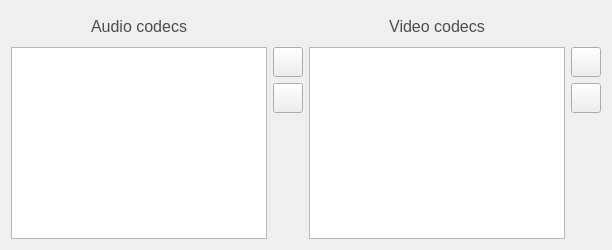
     <widget class="QWidget" name="audio_codec_tab">
      <property name="sizePolicy">
       <sizepolicy hsizetype="MinimumExpanding" vsizetype="MinimumExpanding">
        <horstretch>0</horstretch>
        <verstretch>0</verstretch>
       </sizepolicy>
      </property>
      <attribute name="title">
       <string>Audio/Video</string>
      </attribute>
      <attribute name="toolTip">
       <string>Audio/video codecs preferences configuration</string>
      </attribute>
      <layout class="QGridLayout" name="gridLayout_2">
       <item row="1" column="0">
        <widget class="QListView" name="audioCodecView">
         <property name="sizePolicy">
          <sizepolicy hsizetype="MinimumExpanding" vsizetype="MinimumExpanding">
           <horstretch>0</horstretch>
           <verstretch>0</verstretch>
          </sizepolicy>
         </property>
         <property name="focusPolicy">
          <enum>Qt::NoFocus</enum>
         </property>
         <property name="layoutDirection">
          <enum>Qt::LeftToRight</enum>
         </property>
         <property name="selectionBehavior">
          <enum>QAbstractItemView::SelectRows</enum>
         </property>
        </widget>
       </item>
       <item row="1" column="3">
        <widget class="QListView" name="videoCodecView">
         <property name="focusPolicy">
          <enum>Qt::NoFocus</enum>
         </property>
        </widget>
       </item>
       <item row="1" column="4">
        <layout class="QVBoxLayout" name="verticalLayout_14">
         <property name="leftMargin">
          <number>0</number>
         </property>
         <item>
          <widget class="QPushButton" name="upVideoButton">
           <property name="minimumSize">
            <size>
             <width>30</width>
             <height>30</height>
            </size>
           </property>
           <property name="maximumSize">
            <size>
             <width>30</width>
             <height>30</height>
            </size>
           </property>
           <property name="text">
            <string/>
           </property>
           <property name="icon">
            <iconset resource="ressources.qrc">
             <normaloff>:/images/icons/ic_arrow_drop_up_black_18dp_2x.png</normaloff>:/images/icons/ic_arrow_drop_up_black_18dp_2x.png</iconset>
           </property>
           <property name="iconSize">
            <size>
             <width>18</width>
             <height>18</height>
            </size>
           </property>
          </widget>
         </item>
         <item>
          <widget class="QPushButton" name="downVideoButton">
           <property name="minimumSize">
            <size>
             <width>30</width>
             <height>30</height>
            </size>
           </property>
           <property name="maximumSize">
            <size>
             <width>30</width>
             <height>30</height>
            </size>
           </property>
           <property name="text">
            <string/>
           </property>
           <property name="icon">
            <iconset resource="ressources.qrc">
             <normaloff>:/images/icons/ic_arrow_drop_down_black_18dp_2x.png</normaloff>:/images/icons/ic_arrow_drop_down_black_18dp_2x.png</iconset>
           </property>
           <property name="iconSize">
            <size>
             <width>18</width>
             <height>18</height>
            </size>
           </property>
          </widget>
         </item>
         <item>
          <spacer name="verticalSpacer_4">
           <property name="orientation">
            <enum>Qt::Vertical</enum>
           </property>
           <property name="sizeType">
            <enum>QSizePolicy::MinimumExpanding</enum>
           </property>
           <property name="sizeHint" stdset="0">
            <size>
             <width>20</width>
             <height>40</height>
            </size>
           </property>
          </spacer>
         </item>
        </layout>
       </item>
       <item row="1" column="2">
        <layout class="QVBoxLayout" name="verticalLayout_3">
         <property name="leftMargin">
          <number>0</number>
         </property>
         <item>
          <widget class="QPushButton" name="upAudioButton">
           <property name="minimumSize">
            <size>
             <width>30</width>
             <height>30</height>
            </size>
           </property>
           <property name="maximumSize">
            <size>
             <width>30</width>
             <height>30</height>
            </size>
           </property>
           <property name="text">
            <string/>
           </property>
           <property name="icon">
            <iconset resource="ressources.qrc">
             <normaloff>:/images/icons/ic_arrow_drop_up_black_18dp_2x.png</normaloff>:/images/icons/ic_arrow_drop_up_black_18dp_2x.png</iconset>
           </property>
           <property name="iconSize">
            <size>
             <width>18</width>
             <height>18</height>
            </size>
           </property>
          </widget>
         </item>
         <item>
          <widget class="QPushButton" name="downAudioButton">
           <property name="minimumSize">
            <size>
             <width>30</width>
             <height>30</height>
            </size>
           </property>
           <property name="maximumSize">
            <size>
             <width>30</width>
             <height>30</height>
            </size>
           </property>
           <property name="text">
            <string/>
           </property>
           <property name="icon">
            <iconset resource="ressources.qrc">
             <normaloff>:/images/icons/ic_arrow_drop_down_black_18dp_2x.png</normaloff>:/images/icons/ic_arrow_drop_down_black_18dp_2x.png</iconset>
           </property>
           <property name="iconSize">
            <size>
             <width>18</width>
             <height>18</height>
            </size>
           </property>
          </widget>
         </item>
         <item>
          <spacer name="verticalSpacer_3">
           <property name="orientation">
            <enum>Qt::Vertical</enum>
           </property>
           <property name="sizeType">
            <enum>QSizePolicy::MinimumExpanding</enum>
           </property>
           <property name="sizeHint" stdset="0">
            <size>
             <width>20</width>
             <height>40</height>
            </size>
           </property>
          </spacer>
         </item>
        </layout>
       </item>
       <item row="0" column="0">
        <widget class="QLabel" name="label_29">
         <property name="minimumSize">
          <size>
           <width>0</width>
           <height>30</height>
          </size>
         </property>
         <property name="maximumSize">
          <size>
           <width>16777215</width>
           <height>30</height>
          </size>
         </property>
         <property name="font">
          <font>
           <pointsize>12</pointsize>
           <weight>50</weight>
           <bold>false</bold>
          </font>
         </property>
         <property name="styleSheet">
          <string notr="true">color: rgb(77, 77, 77);</string>
         </property>
         <property name="text">
          <string>Audio codecs</string>
         </property>
         <property name="alignment">
          <set>Qt::AlignCenter</set>
         </property>
        </widget>
       </item>
       <item row="0" column="3">
        <widget class="QLabel" name="label_30">
         <property name="minimumSize">
          <size>
           <width>0</width>
           <height>30</height>
          </size>
         </property>
         <property name="maximumSize">
          <size>
           <width>16777215</width>
           <height>30</height>
          </size>
         </property>
         <property name="font">
          <font>
           <pointsize>12</pointsize>
          </font>
         </property>
         <property name="styleSheet">
          <string notr="true">color: rgb(77, 77, 77);</string>
         </property>
         <property name="text">
          <string>Video codecs</string>
         </property>
         <property name="alignment">
          <set>Qt::AlignCenter</set>
         </property>
        </widget>
       </item>
      </layout>
     </widget>
